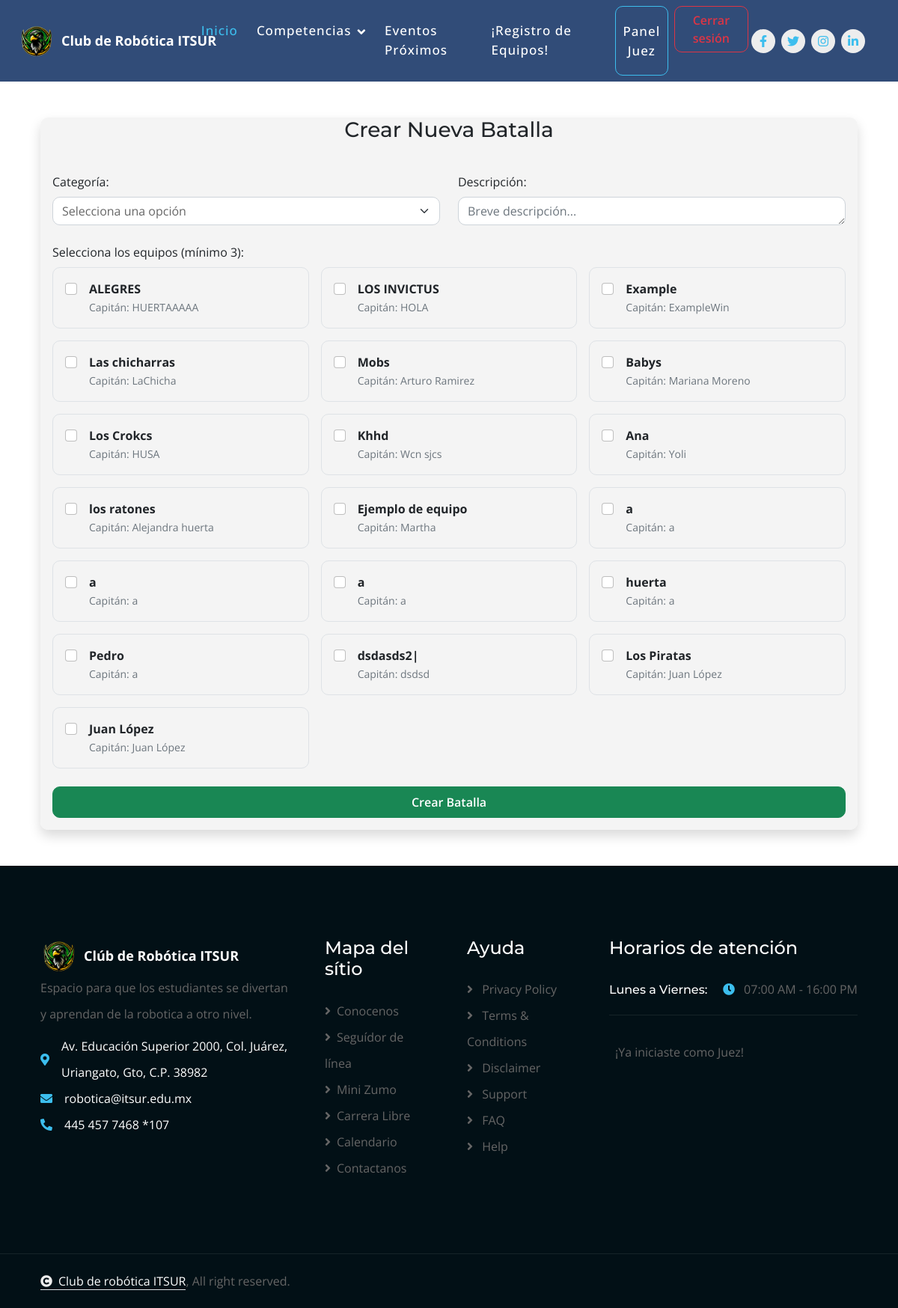
Screenshot of /juez/crear_batalla/ (signed in) with the database file from the repository.
### inicio/models.py (models this page shows, shortened)
class Equipo(models.Model):
    CATEGORIAS = [
        ("seguidor_linea", "Seguidor de línea"),
        ("mini_zumo_rc", "Mini Zumo RC"),
        ("mini_zumo_auto", "Mini Zumo Autónomo"),
    ]
    nombre_equipo = models.CharField(max_length=100)
    nombre_capitan = models.CharField(max_length=100)
    integrantes = models.TextField(help_text="Separados por comas")
    categoria = models.CharField(max_length=20, choices=CATEGORIAS)

### inicio/views.py (the view, shortened to what this page needs)
# urls.py: path("juez/crear_batalla/", views.crear_batalla, name="crear_batalla"),
@login_required
def crear_batalla(request):
    equipos = Equipo.objects.all()
    return render(request, "crear_batalla.html", {"equipos": equipos})

### inicio/templates/crear_batalla.html (shortened to what this page needs)
{% extends 'base.html' %}
{% load static %}
{% block content %}
  <div class="container py-5">
    <div class="card shadow">
      <h3 class="card-title mb-4 text-center">Crear Nueva Batalla</h3>
      <div class="card-body">
        <form method="POST">
          <div class="row g-4">
            <div class="col-md-6">
              <label for="categoria" class="form-label">Categoría:</label>
              <select name="categoria" id="categoria" class="form-select" required>
                <option value="">Selecciona una opción</option>
              </select>
            </div>
            <div class="col-md-6">
              <label for="descripcion" class="form-label">Descripción:</label>
              <textarea name="descripcion" id="descripcion" class="form-control" rows="1" placeholder="Breve descripción..."></textarea>
            </div>
            <div class="col-12">
              <label class="form-label">Selecciona los equipos (mínimo 3):</label>
              <div class="row row-cols-1 row-cols-md-2 row-cols-lg-3 g-3">
                {% for equipo in equipos %}
                  <div class="col">
                    <div class="border rounded p-3 d-flex align-items-start">
                      <input class="form-check-input me-3 mt-1" type="checkbox" name="equipos" value="{{ equipo.id }}" id="equipo_{{ equipo.id }}" />
                      <div>
                        <label class="form-check-label fw-bold d-block" for="equipo_{{ equipo.id }}">{{ equipo.nombre_equipo }}</label>
                        <small class="text-muted">Capitán: {{ equipo.nombre_capitan }}</small>
                      </div>
                    </div>
                  </div>
                {% endfor %}
              </div>
            </div>
            <div class="col-12">
              <button type="submit" class="btn btn-success w-100 py-2">Crear Batalla</button>
            </div>
          </div>
        </form>
      </div>
    </div>
  </div>
{% endblock %}

### inicio/static/css/style.css (style rules this page uses)
.card { background-color: rgba(244, 244, 244, 0.938); border: none; }
.card-body { display: flex; align-items: center; justify-content: center; border-radius: 10px; }
.btn { font-weight: 600; transition: .5s; }

### rows the page displays
Equipo: nombre_equipo "ALEGRES", nombre_capitan "HUERTAAAAA"
Equipo: nombre_equipo "LOS INVICTUS", nombre_capitan "HOLA"
Equipo: nombre_equipo "Example", nombre_capitan "ExampleWin"
Equipo: nombre_equipo "Las chicharras", nombre_capitan "LaChicha"
Equipo: nombre_equipo "Mobs", nombre_capitan "Arturo Ramirez"
Equipo: nombre_equipo "Babys", nombre_capitan "Mariana Moreno"
Equipo: nombre_equipo "Los Crokcs", nombre_capitan "HUSA"
Equipo: nombre_equipo "Khhd", nombre_capitan "Wcn sjcs"
Equipo: nombre_equipo "Ana", nombre_capitan "Yoli"
Equipo: nombre_equipo "los ratones", nombre_capitan "Alejandra huerta"
Equipo: nombre_equipo "Ejemplo de equipo", nombre_capitan "Martha"
Equipo: nombre_equipo "a", nombre_capitan "a"
Equipo: nombre_equipo "a", nombre_capitan "a"
Equipo: nombre_equipo "a", nombre_capitan "a"
Equipo: nombre_equipo "huerta", nombre_capitan "a"
Equipo: nombre_equipo "Pedro", nombre_capitan "a"
Equipo: nombre_equipo "dsdasds2|", nombre_capitan "dsdsd"
Equipo: nombre_equipo "Los Piratas", nombre_capitan "Juan López"
Equipo: nombre_equipo "Juan López", nombre_capitan "Juan López"
